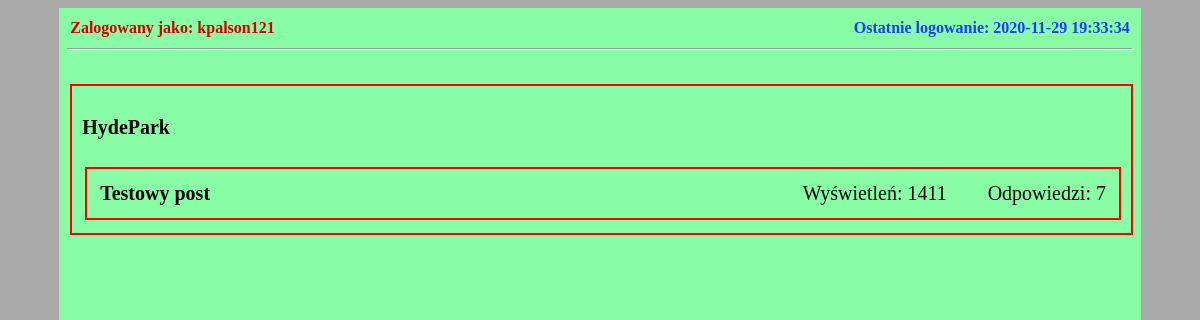
The app's page /qForum/panel.php (signed in) with its own data.
### tables this page shows
CREATE TABLE `sections` (
  `IDsection` int(11) NOT NULL,
  `name` varchar(255) NOT NULL
);

CREATE TABLE `posts` (
  `IDpost` int(11) NOT NULL,
  `AuthorID` int(11) NOT NULL,
  `topic` varchar(255) NOT NULL,
  `content` longtext NOT NULL,
  `SectionID` int(11) DEFAULT NULL,
  `views` int(11) DEFAULT NULL,
  `comments` int(11) DEFAULT NULL,
  `post_date` datetime DEFAULT NULL
);

### qForum/panel.php (the view, shortened to what this page needs)
<?php
require_once "connect.php";
$connection = @new mysqli($host, $db_user, $db_password, $db_name);
?>
<!DOCTYPE html>
<html lang="pl">
    <head>
        <link rel="stylesheet" href="style.css" type="text/css">
        <link rel="stylesheet" href="panel.css" type="text/css">
    </head>
    <body>
        <div id="container">
            <header>
                <table id="head_table">
                    <tr>
                        <td id="logged_as">
                            Zalogowany jako:
                            <?php
                            echo $_SESSION['login'];
                            ?>
                        </td>
                        <td id="clock">
                        </td>
                        <td id="last_seen">
                            Ostatnie logowanie:
                            <?php
                            echo $_SESSION['last_seen'];
                            ?>
                        </td>
                    </tr>
                </table>
            </header>
            <hr>
            <br>
            <div id="forum">
                <?php
                class Section
                {
                    public $id;
                    public $name;
                    public $posts;
                    function __construct($id, $name, $connection)
                    {
                        $this->id = $id;
                        $this->name = $name;
                        $this->connection = $connection;
                        $query_get_posts = "SELECT * FROM posts WHERE SectionID = $this->id LIMIT 3";
                        if($result_posts = $connection->query($query_get_posts))
                        {
                            $this->posts = array();
                            if($result_posts->num_rows > 0)
                            {
                                while($row = $result_posts->fetch_assoc())
                                {
                                    $post = new Post($row['IDpost'], $row['AuthorID'], $row['topic'], $row['views'], $row['comments'], $this->connection);
                                    array_push($this->posts, $post);
                                }
                            }
                            else
                            {
                            echo "Brak postów w tym dziale!";
                            }
                        }
                    }
                    public function print()
                    {
                        echo "<div class='table_border'><p class='section_name'><a href=section.php?id=" . $this->id . ">" . $this->name . "</a></p>";
                        echo "<table><tr><td>";
                        for($i=0; $i<count($this->posts); $i++)
                        {
                            $this->posts[$i]->print();
                        }
                        echo "</td></tr></table>";
                        echo "</div>";
                    }
                }
                class Post
                {
                    public $id;
                    public $topic;
                    public $views;
                    public $comments;
                    function __construct($id, $author, $topic, $views, $comments, $connection)
                    {
                        $this->id = $id;
                        $this->topic = $topic;
                        $this->views = $views;
                        $this->comments = $comments;
                    }
                    public function print()
                    {
                        echo "<div class='table_border'><table><tr>";
                        echo "<td class='post_title'><a href=post.php?id=" . $this->id . ">" . $this->topic . "</a></td>";
                        echo "<td class='post_views'>" . "Wyświetleń: " . $this->views . "</td>";
                        echo "<td class='post_answers'>" . "Odpowiedzi: " . $this->comments . "</td>";
                        echo "</tr></table></div>";
                    }
                }
                $query_get_sections = "SELECT * FROM sections";
                $sections = array();
                if($result_sections = $connection->query($query_get_sections))
                {
                    if($result_sections->num_rows > 0)
                    {
                        while($row = $result_sections->fetch_assoc())
                        {
                            $section = new Section($row['IDsection'], $row['name'], $connection);
                            array_push($sections, $section);
                        }
                        echo "<table>";
                        for($i=0; $i<count($sections); $i++)
                        {
                            echo "<tr><td>";
                            $sections[$i]->print();
                            echo "</td></tr>";
                        }
                        echo "</table>";
                    }
                    else
                    {
                        die("Nie znaleziono żadnych działów!");
                    }
                }
                ?>
            </div>
        </div>
    </body>
</html>

### qForum/style.css (style rules this page uses)
body { background-color: #AAA; }
#container { position: relative; top: 0; width: 90%; margin: 0 auto; background-color: #88fda5; padding: 8px; min-height: 90vh; }
table { width: 100%; vertical-align: top; table-layout: fixed }
#logged_as { text-align: left; color: rgb(211, 0, 0); font-weight: 900; vertical-align: top; }
#clock { text-align: center; color: rgb(95, 2, 149); font-weight: 600; font-size: 30px; }
#last_seen { text-align: right; color: rgb(27, 61, 255); font-weight: 900; vertical-align: top; }

### qForum/panel.css (style rules this page uses)
.table_border { border: 2px solid red; width: 98%; margin: 0 auto; padding: 10px; font-size: 20px; position: relative; margin-top: 5px; }
.section_name { text-align: left; vertical-align: top; }
.section_name, .section_name a, .post_title a { text-decoration: none; color: inherit; font-weight: 900; }
.post_title { width: 70%; text-align: left; }
.post_views { width: 15%; text-align: left; }
.post_answers { width: 15%; text-align: right; }

### records on screen
sections: name "HydePark"
posts: topic "Testowy post", views "1411", comments "7"

### other values on screen
$_SESSION['login'] "kpalson121"
$_SESSION['last_seen'] "2020-11-29 19:33:34"
